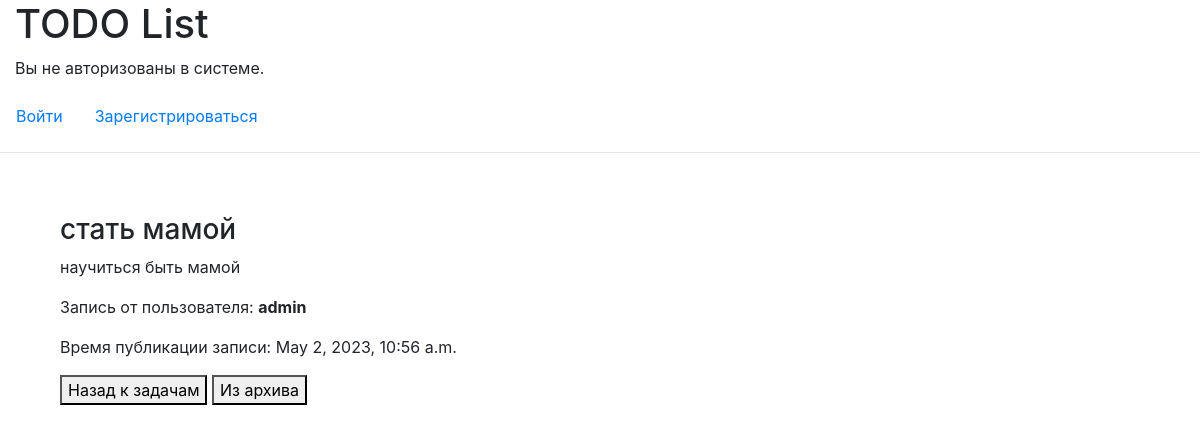
The app's page /todo/stat-mamoi, older data.
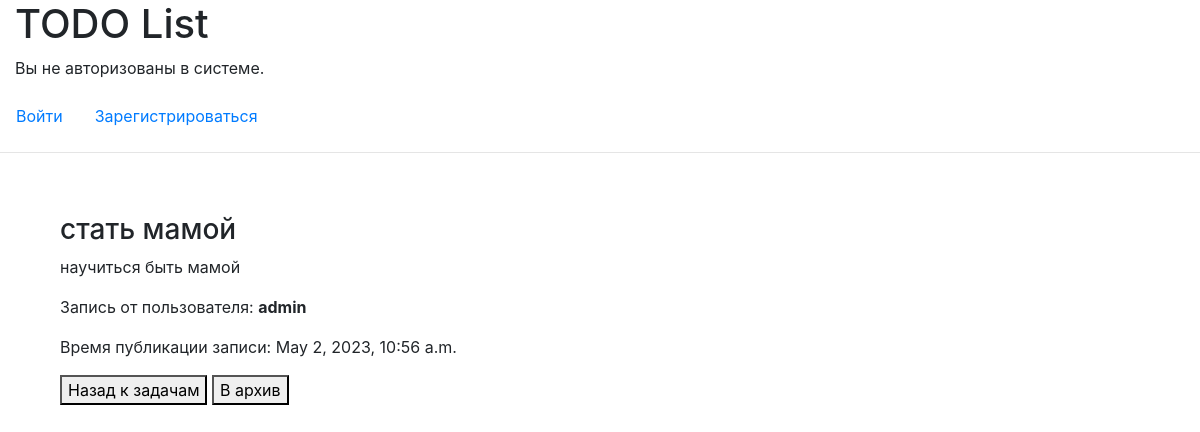
The same page, newer data.
### todo/models.py (models this page shows, shortened)
class Action(models.Model): # Название таблицы в базе данных
    STATUS_CHOICE = (
        ('опубликовано', 'Опубликовано'),
        ('неопубликовано', 'Неопубликовано'),
    )
    title = models.CharField( # CharField - поле с буквенными символами в базе данных
        max_length=100, # Лимит на количество символов содержащихся в поле
        null=True, # Может ли поле содержать пустое (null) значение
        blank=True, # Будт ли необходимым заполнять поле в формах
        verbose_name='Заголовок задачи', # Название поля в админ панели
    )
    slug = models.SlugField( # SlugField - поле хранящее уникальное отображение названия в ссылке
        max_length=255,
        unique_for_date='publish', # Обеспечение уникальности каждой записи из todo list
        verbose_name='Ссылка на запись',
    )
    user = models.ForeignKey( # ForeignKey - внешний ключ-ссылка, связывающая пользователя и запись
        User, # Модель пользователя Django (не кастомная)
        on_delete=models.CASCADE, # Особенность удаления записей связанных с данным автором (вытекает напрямую из SQL)
        related_name='todo_action', # Обратная связь от User'a к Action - можно получить доступ к связанным объектам автора
    )
    content = models.TextField(
        verbose_name='Контент задачи',
    )
    publish = models.DateTimeField( # DateTimeField - поле содержащее дату и точное время поля
        default=timezone.now(), # Время публикации записи (то же самое что и datetime.now(), только с учетом зоны)
        verbose_name='Время публикации'
    )
    created = models.DateTimeField(
        auto_now_add=True, # Создает временную метку в тот момент, когда запись появляется в базе данных
        verbose_name='Время создания задачи', # Название поля в админ панели
    )
    updated = models.DateTimeField(
        auto_now=True, # Дата сохраняется автоматически при сохранении объекта
        verbose_name='Время изменения задачи',
    )
    status = models.CharField(
        max_length=20,
        choices=STATUS_CHOICE,
        default='опубликовано',
    )
    class Meta:
        ordering = ['-publish'] # Порядок вывода записей в админ панели
        verbose_name = 'Список дел' # Название для отображения модели в админ панели
        verbose_name_plural = 'Список дел' # Название для отображения модели в админ панели во множественном числе

### todo/views.py (the view)
        def wraps(*args, **kwargs):
            result = func(*args, **kwargs)
            if isinstance(result, tuple):
                context = {
                        'objs': result[0],
                        'is_archived': result[1],
                    }
            else:
                context = {
                    'objs': result,
                }
            return render(
                args[0],
                template,
                context,
            )

### todo/views.py (called while the page is built)
def choose_template(template):
    def render_todos(func):
        def wraps(*args, **kwargs):
            result = func(*args, **kwargs)
            if isinstance(result, tuple):
                context = {
                        'objs': result[0],
                        'is_archived': result[1],
                    }
            else:
                context = {
                    'objs': result,
                }
            return render(
                args[0],
                template,
                context,
            )
        return wraps
    return render_todos

@choose_template('todo/action.html')
def todo(request, slug):
    return Action.objects.filter(slug=slug).get()

### todo/templates/todo/action.html
{% extends 'todo/layout.html' %}
{% block body %}
<div style="margin: 30px; padding: 30px;">
    <h3>{{ objs.title }}</h3>
    <p>{{ objs.content }}</p>
    <p>Запись от пользователя: <strong>{{ objs.user }}</strong></p>
    <p>Время публикации записи: <data value="{{ obj.publish }}">{{ objs.publish }}</data></p>
    <a href="{% url 'index' %}"><button type="button">Назад к задачам</button></a>
    {% if objs.status == 'опубликовано' %}
        <a href="{% url 'to_archive' slug=objs.slug %}"><button type="button">В архив</button></a>
    {% else %}
        <a href="{% url 'from_archive' slug=objs.slug %}"><button type="button">Из архива</button></a>
    {% endif %}
</div>
{% endblock %}

### todo/templates/todo/layout.html (shortened to what this page needs)
<!DOCTYPE html>
<html lang="en">
    <head>
        <link rel="stylesheet" href="https://stackpath.bootstrapcdn.com/bootstrap/4.4.1/css/bootstrap.min.css">
    </head>
    <body>
        <h1 style="padding-left: 15px;">TODO List</h1>
        <div>
            {% if user.is_authenticated %}
                <p style="padding-left: 15px;">Вы вошли, как <strong>{{ user.username }}</strong>.</p>
            {% else %}
                <p style="padding-left: 15px;">Вы не авторизованы в системе.</p>
            {% endif %}
        </div>
        <ul class="nav">
            {% if user.is_authenticated %}
                <li class="nav-item">
                    <a class="nav-link" href="{% url 'index' %}">Активный TODO</a>
                </li>
                <li class="nav-item">
                    <a class="nav-link" href="{% url 'archive' %}">Архивный TODO</a>
                </li>
                <li class="nav-item">
                    <a class="nav-link" href="{% url 'addtodo' %}">Добавить TODO</a>
                </li>
                <li class="nav-item">
                    <a class="nav-link" href="{% url 'logout' %}">Выйти</a>
                </li>
            {% else %}
                <li class="nav-item">
                    <a class="nav-link" href="{% url 'login' %}">Войти</a>
                </li>
                <li class="nav-item">
                    <a class="nav-link" href="{% url 'register' %}">Зарегистрироваться</a>
                </li>
            {% endif %}
        </ul>
        <hr>
        {% block body %}
        {% endblock %}
    </body>
</html>

Row changes from the older to the newer data that the page shows:
changed Action "стать мамой": status "неопубликовано" → "опубликовано" (drawn)
Text that changed along with them:
text no longer shown: "Из архива"
text now shown: "В архив"
